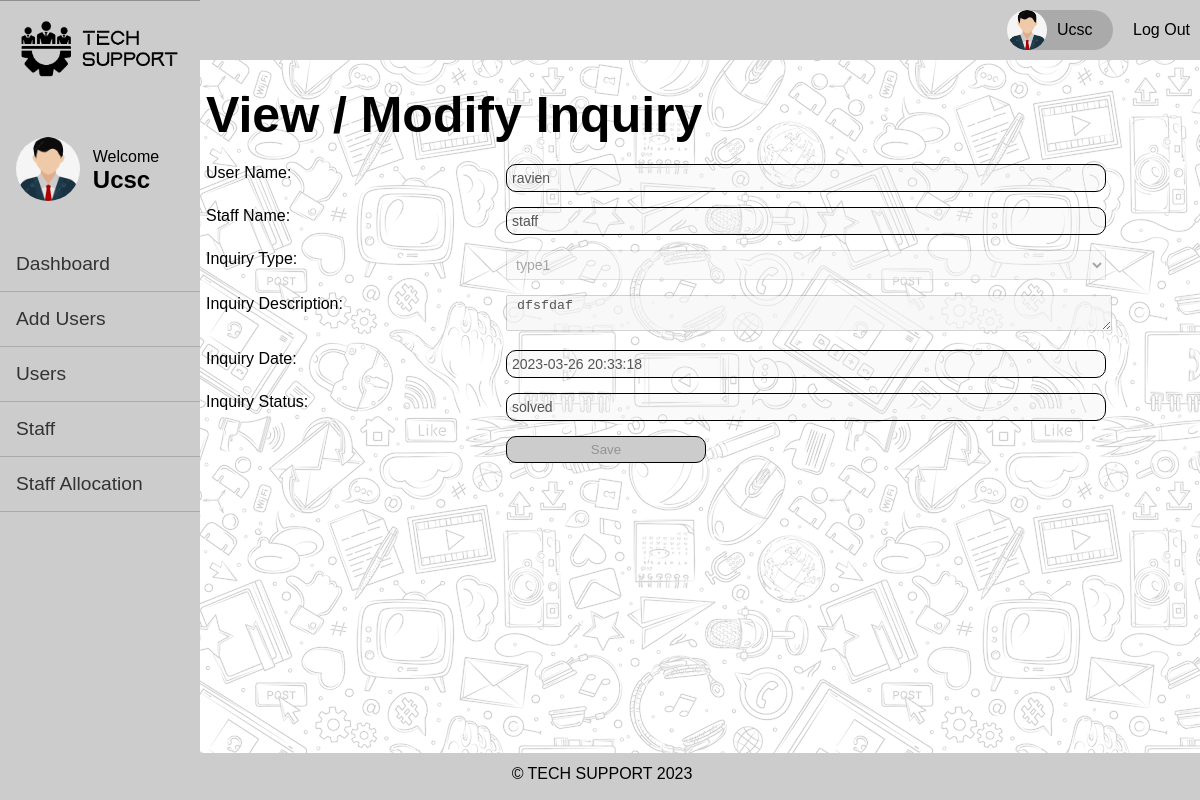
The page /modify-inquiry.php?inquiry_id=2 (signed in) on the database its author committed.
### tables this page shows
CREATE TABLE `tbl_inquiry` (
  `inquiry_id` int(11) NOT NULL,
  `user_fk` int(11) DEFAULT NULL,
  `staff_fk` int(11) DEFAULT NULL,
  `inquiry_type` varchar(30) NOT NULL,
  `inquiry_description` text NOT NULL,
  `inquiry_date` datetime NOT NULL DEFAULT current_timestamp(),
  `inquiry_status` varchar(100) NOT NULL
);

CREATE TABLE `tbl_user` (
  `id` int(11) NOT NULL,
  `first_name` varchar(50) NOT NULL,
  `last_name` varchar(100) NOT NULL,
  `email` varchar(100) NOT NULL,
  `password` varchar(40) NOT NULL,
  `last_login` datetime NOT NULL,
  `type` varchar(5) NOT NULL,
  `is_deleted` tinyint(1) NOT NULL
);

### modify-inquiry.php (the view, shortened to what this page needs)
<?php require_once('inc/connection.php'); ?>
<?php require_once('inc/functions.php'); ?>
<?php
$user_name = '';
$staff_name = '';
$inquiry_description = '';
$inquiry_type = '';
$inquiry_date = '';
if (isset($_GET['inquiry_id'])) {
	$inquiry_id = mysqli_real_escape_string($connection, $_GET['inquiry_id']);
	$query = "SELECT tbl_inquiry.inquiry_id, tbl_user.first_name as user_name, a.first_name as staff_name, ";
	$query .= "tbl_inquiry.staff_fk, tbl_inquiry.inquiry_type, tbl_inquiry.inquiry_date, tbl_inquiry.inquiry_description, tbl_inquiry.inquiry_status ";
	$query .= "FROM tbl_inquiry ";
	$query .= "JOIN tbl_user ON ";
	$query .= "tbl_inquiry.user_fk = tbl_user.id ";
	$query .= "LEFT JOIN tbl_user a ON ";
	$query .= "tbl_inquiry.staff_fk = a.id OR tbl_inquiry.staff_fk = null ";
	$query .= "WHERE tbl_inquiry.inquiry_id = {$inquiry_id}";
	$result_set = mysqli_query($connection, $query);
	if ($result_set) {
		if (mysqli_num_rows($result_set) == 1) {
			$result = mysqli_fetch_assoc($result_set);
			$user_name = $result['user_name'];
			$staff_name = $result['staff_name'];
			$inquiry_description = $result['inquiry_description'];
			$inquiry_type = $result['inquiry_type'];
			$inquiry_date = $result['inquiry_date'];
			$inquiry_status = $result['inquiry_status'];
		} else {
			header('Location: inquries.php?err=inquiry_not_found');
		}
	} else {
		header('Location: inquries.php?err=query_failed');
	}
}
?>
<!DOCTYPE html>
<html lang="en">
<head>
	<link rel="stylesheet" href="css/main.css">
</head>
<body>
	<main>
		<div class="content">
			<h1>View / Modify Inquiry</h1>
			<form action="modify-inquiry.php" method="post" class="userform">
				<p>
					<label for="">User Name:</label>
					<input type="text" name="user_name" <?php echo 'value="' . $user_name . '"';
														if ($_SESSION['type'] == "admin" || $_SESSION['type'] == "user") {
															echo "disabled";
														} ?>>
				</p>
				<p>
					<label for="">Staff Name:</label>
					<input type="text" name="staff_name" <?php echo 'value="' . $staff_name . '"';
															if ($_SESSION['type'] == "admin" || $_SESSION['type'] == "user") {
																echo "disabled";
															} ?>>
				</p>
				<p>
					<label for="">Inquiry Type:</label>
					<select name="inquiry_type" <?php
												if ($_SESSION['type'] == "admin") {
													echo "disabled";
												} ?>>
						<option value="type1" <?php if ($inquiry_type == 'type1') {
													echo "selected";
												} ?>>type1</option>
					</select>
				</p>
				<p>
					<label for="">Inquiry Description:</label>
					<textarea type="text" name="inquiry_description" <?php
																		if ($_SESSION['type'] == "admin") {
																			echo "disabled";
																		} ?>> <?= $inquiry_description ?></textarea>
				</p>
				<p>
					<label for="">Inquiry Date:</label>
					<input type="text" name="inquiry_type" <?php echo 'value="' . $inquiry_date . '"';
															if ($_SESSION['type'] == "admin" || $_SESSION['type'] == "user") {
																echo "disabled";
															} ?>>
				</p>
				<p>
					<label for="">Inquiry Status:</label>
					<input type="text" name="inquiry_status" <?php echo 'value="' . $inquiry_status . '"';
																if ($_SESSION['type'] == "admin" || $_SESSION['type'] == "user") {
																	echo "disabled";
																} ?>>
				</p>
				<p>
					<label for="">&nbsp;</label>
					<button type="submit" name="submit" <?php if ($_SESSION['type'] == "admin") {
															echo "disabled";
														}
														?>>Save</button>
				</p>
			</form>
		</div>
	</main>
</body>
</html>

### css/main.css (style rules this page uses)
* { margin: 0; }
body, html { font-family: Arial, "Helvetica Neue", Helvetica, sans-serif; font-size: 16px; height: 100%; overflow: hidden; background-image: url(../img/doodle.png); }
input { border: 1px solid black; border-radius: 10px; }
.content { padding: 10px; margin-left: 15%; }
button { background-color: #ccc; border: 1px solid black; border-radius: 10px; transition: 0.3s linear; }
p { margin-bottom: 15px; }
input, select { display: block; width: 100%; padding: 5px; -webkit-box-sizing: border-box; -moz-box-sizing: border-box; box-sizing: border-box; font-size: 14px; }
button { width: 100%; padding: 5px; -webkit-box-sizing: border-box; -moz-box-sizing: border-box; box-sizing: border-box; }
main { margin: 1rem 0rem 0rem 1rem; width: 100%; }
main h1 { margin-bottom: 20px; font-size: 50px; }
form.userform label { width: 30%; float: left; }
form.userform input { width: 60%; }
form.userform select { width: 60%; }
form.userform textarea { width: 60%; }
form.userform button { width: 200px; }

### rows shown on the page
tbl_inquiry: user_name "ravien", staff_name "staff", inquiry_description "dfsfdaf", inquiry_type "2023-03-26 20:33:18", inquiry_status "solved"

### other values the page prints
$_SESSION['first_name'] "Ucsc"
